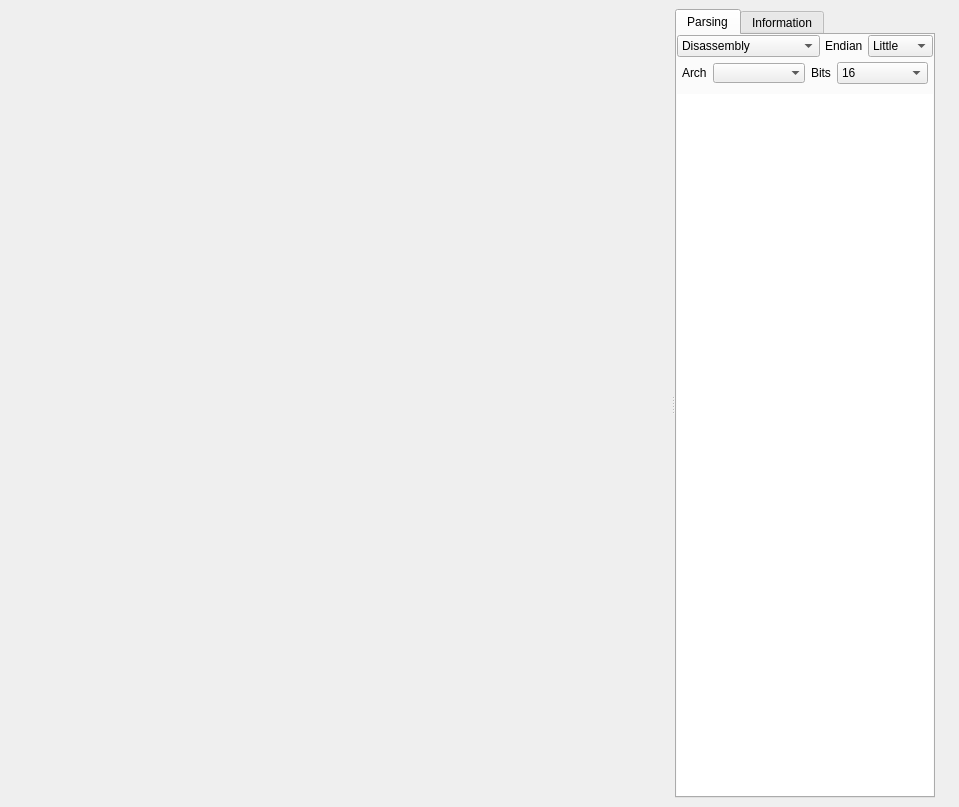
<?xml version="1.0" encoding="UTF-8"?>
<ui version="4.0">
 <class>HexdumpWidget</class>
 <widget class="QDockWidget" name="HexdumpWidget">
  <property name="geometry">
   <rect>
    <x>0</x>
    <y>0</y>
    <width>959</width>
    <height>807</height>
   </rect>
  </property>
  <property name="sizePolicy">
   <sizepolicy hsizetype="Expanding" vsizetype="Preferred">
    <horstretch>0</horstretch>
    <verstretch>0</verstretch>
   </sizepolicy>
  </property>
  <property name="windowTitle">
   <string notr="true">Hexdump</string>
  </property>
  <widget class="QWidget" name="dockWidgetContents">
   <layout class="QHBoxLayout" name="horizontalLayout">
    <property name="spacing">
     <number>0</number>
    </property>
    <property name="rightMargin">
     <number>0</number>
    </property>
    <item>
     <widget class="QSplitter" name="splitter">
      <property name="orientation">
       <enum>Qt::Horizontal</enum>
      </property>
      <widget class="HexWidget" name="hexTextView">
       <property name="sizePolicy">
        <sizepolicy hsizetype="Expanding" vsizetype="Expanding">
         <horstretch>1</horstretch>
         <verstretch>0</verstretch>
        </sizepolicy>
       </property>
       <property name="frameShape">
        <enum>QFrame::NoFrame</enum>
       </property>
       <property name="widgetResizable">
        <bool>true</bool>
       </property>
      </widget>
      <widget class="QTabWidget" name="hexSideTab_2">
       <property name="sizePolicy">
        <sizepolicy hsizetype="Preferred" vsizetype="Expanding">
         <horstretch>0</horstretch>
         <verstretch>0</verstretch>
        </sizepolicy>
       </property>
       <property name="tabPosition">
        <enum>QTabWidget::North</enum>
       </property>
       <property name="currentIndex">
        <number>0</number>
       </property>
       <property name="usesScrollButtons">
        <bool>true</bool>
       </property>
       <property name="documentMode">
        <bool>false</bool>
       </property>
       <widget class="QWidget" name="tabDIsasm_2">
        <attribute name="title">
         <string>Parsing</string>
        </attribute>
        <layout class="QVBoxLayout" name="verticalLayout_23">
         <property name="spacing">
          <number>6</number>
         </property>
         <property name="leftMargin">
          <number>0</number>
         </property>
         <property name="topMargin">
          <number>0</number>
         </property>
         <property name="rightMargin">
          <number>0</number>
         </property>
         <property name="bottomMargin">
          <number>0</number>
         </property>
         <item>
          <layout class="QVBoxLayout" name="verticalLayout_16">
           <property name="spacing">
            <number>5</number>
           </property>
           <property name="rightMargin">
            <number>0</number>
           </property>
           <item>
            <layout class="QHBoxLayout" name="horizontalLayout_17">
             <property name="topMargin">
              <number>0</number>
             </property>
             <item>
              <widget class="QComboBox" name="parseTypeComboBox">
               <property name="sizePolicy">
                <sizepolicy hsizetype="Preferred" vsizetype="Fixed">
                 <horstretch>0</horstretch>
                 <verstretch>0</verstretch>
                </sizepolicy>
               </property>
               <property name="currentText">
                <string>Disassembly</string>
               </property>
               <item>
                <property name="text">
                 <string>Disassembly</string>
                </property>
               </item>
               <item>
                <property name="text">
                 <string>String</string>
                </property>
               </item>
               <item>
                <property name="text">
                 <string>Assembler</string>
                </property>
               </item>
               <item>
                <property name="text">
                 <string>C bytes</string>
                </property>
               </item>
               <item>
                <property name="text">
                 <string>C half-words (2 byte)</string>
                </property>
               </item>
               <item>
                <property name="text">
                 <string>C words (4 byte)</string>
                </property>
               </item>
               <item>
                <property name="text">
                 <string>C dwords (8 byte)</string>
                </property>
               </item>
               <item>
                <property name="text">
                 <string>Python</string>
                </property>
               </item>
               <item>
                <property name="text">
                 <string>JSON</string>
                </property>
               </item>
               <item>
                <property name="text">
                 <string>JavaScript</string>
                </property>
               </item>
               <item>
                <property name="text">
                 <string>Yara</string>
                </property>
               </item>
              </widget>
             </item>
             <item>
              <widget class="QLabel" name="label_6">
               <property name="sizePolicy">
                <sizepolicy hsizetype="Fixed" vsizetype="Preferred">
                 <horstretch>0</horstretch>
                 <verstretch>0</verstretch>
                </sizepolicy>
               </property>
               <property name="text">
                <string>Endian</string>
               </property>
              </widget>
             </item>
             <item>
              <widget class="QComboBox" name="parseEndianComboBox">
               <property name="sizeAdjustPolicy">
                <enum>QComboBox::AdjustToMinimumContentsLength</enum>
               </property>
               <item>
                <property name="text">
                 <string>Little</string>
                </property>
               </item>
               <item>
                <property name="text">
                 <string>Big</string>
                </property>
               </item>
              </widget>
             </item>
            </layout>
           </item>
           <item>
            <widget class="QFrame" name="hexSideFrame_2">
             <property name="sizePolicy">
              <sizepolicy hsizetype="Expanding" vsizetype="Fixed">
               <horstretch>0</horstretch>
               <verstretch>0</verstretch>
              </sizepolicy>
             </property>
             <property name="minimumSize">
              <size>
               <width>0</width>
               <height>0</height>
              </size>
             </property>
             <property name="frameShape">
              <enum>QFrame::NoFrame</enum>
             </property>
             <property name="frameShadow">
              <enum>QFrame::Plain</enum>
             </property>
             <property name="lineWidth">
              <number>0</number>
             </property>
             <layout class="QHBoxLayout" name="horizontalLayout_21">
              <property name="sizeConstraint">
               <enum>QLayout::SetMinimumSize</enum>
              </property>
              <property name="leftMargin">
               <number>5</number>
              </property>
              <property name="topMargin">
               <number>0</number>
              </property>
              <property name="rightMargin">
               <number>5</number>
              </property>
              <property name="bottomMargin">
               <number>5</number>
              </property>
              <item>
               <widget class="QLabel" name="hexArchLabel_2">
                <property name="sizePolicy">
                 <sizepolicy hsizetype="Fixed" vsizetype="Preferred">
                  <horstretch>0</horstretch>
                  <verstretch>0</verstretch>
                 </sizepolicy>
                </property>
                <property name="text">
                 <string>Arch</string>
                </property>
               </widget>
              </item>
              <item>
               <widget class="QComboBox" name="parseArchComboBox">
                <property name="sizePolicy">
                 <sizepolicy hsizetype="Preferred" vsizetype="Fixed">
                  <horstretch>0</horstretch>
                  <verstretch>0</verstretch>
                 </sizepolicy>
                </property>
                <property name="sizeAdjustPolicy">
                 <enum>QComboBox::AdjustToMinimumContentsLength</enum>
                </property>
                <property name="frame">
                 <bool>false</bool>
                </property>
               </widget>
              </item>
              <item>
               <widget class="QLabel" name="hexBitsLabel_2">
                <property name="sizePolicy">
                 <sizepolicy hsizetype="Fixed" vsizetype="Preferred">
                  <horstretch>0</horstretch>
                  <verstretch>0</verstretch>
                 </sizepolicy>
                </property>
                <property name="text">
                 <string>Bits</string>
                </property>
               </widget>
              </item>
              <item>
               <widget class="QComboBox" name="parseBitsComboBox">
                <property name="sizeAdjustPolicy">
                 <enum>QComboBox::AdjustToMinimumContentsLength</enum>
                </property>
                <item>
                 <property name="text">
                  <string>16</string>
                 </property>
                </item>
                <item>
                 <property name="text">
                  <string>32</string>
                 </property>
                </item>
                <item>
                 <property name="text">
                  <string>64</string>
                 </property>
                </item>
               </widget>
              </item>
             </layout>
            </widget>
           </item>
           <item>
            <widget class="QPlainTextEdit" name="hexDisasTextEdit">
             <property name="sizePolicy">
              <sizepolicy hsizetype="Preferred" vsizetype="Expanding">
               <horstretch>0</horstretch>
               <verstretch>0</verstretch>
              </sizepolicy>
             </property>
             <property name="font">
              <font>
               <family>Anonymous Pro</family>
               <pointsize>13</pointsize>
              </font>
             </property>
             <property name="frameShape">
              <enum>QFrame::NoFrame</enum>
             </property>
             <property name="lineWidth">
              <number>0</number>
             </property>
             <property name="plainText">
              <string/>
             </property>
            </widget>
           </item>
          </layout>
         </item>
        </layout>
       </widget>
       <widget class="QWidget" name="tabHistogram_2">
        <attribute name="title">
         <string notr="true">Information</string>
        </attribute>
        <layout class="QVBoxLayout" name="verticalLayout_25">
         <property name="spacing">
          <number>6</number>
         </property>
         <property name="leftMargin">
          <number>0</number>
         </property>
         <property name="topMargin">
          <number>0</number>
         </property>
         <property name="rightMargin">
          <number>0</number>
         </property>
         <property name="bottomMargin">
          <number>0</number>
         </property>
         <item>
          <layout class="QFormLayout" name="formLayout_2">
           <property name="fieldGrowthPolicy">
            <enum>QFormLayout::ExpandingFieldsGrow</enum>
           </property>
           <property name="labelAlignment">
            <set>Qt::AlignLeading|Qt::AlignLeft|Qt::AlignVCenter</set>
           </property>
           <property name="formAlignment">
            <set>Qt::AlignHCenter|Qt::AlignTop</set>
           </property>
           <property name="horizontalSpacing">
            <number>5</number>
           </property>
           <property name="verticalSpacing">
            <number>6</number>
           </property>
           <property name="leftMargin">
            <number>5</number>
           </property>
           <property name="rightMargin">
            <number>5</number>
           </property>
           <item row="1" column="0">
            <widget class="QLabel" name="label_8">
             <property name="sizePolicy">
              <sizepolicy hsizetype="Fixed" vsizetype="Preferred">
               <horstretch>0</horstretch>
               <verstretch>0</verstretch>
              </sizepolicy>
             </property>
             <property name="text">
              <string>MD5:</string>
             </property>
            </widget>
           </item>
           <item row="1" column="1">
            <layout class="QHBoxLayout" name="horizontalLayout_8">
             <property name="spacing">
              <number>5</number>
             </property>
             <item>
              <widget class="QLineEdit" name="bytesMD5">
               <property name="sizePolicy">
                <sizepolicy hsizetype="Expanding" vsizetype="Fixed">
                 <horstretch>0</horstretch>
                 <verstretch>0</verstretch>
                </sizepolicy>
               </property>
               <property name="frame">
                <bool>false</bool>
               </property>
               <property name="readOnly">
                <bool>true</bool>
               </property>
              </widget>
             </item>
             <item>
              <widget class="QToolButton" name="copyMD5">
               <property name="toolTip">
                <string notr="true">Copy MD5</string>
               </property>
               <property name="text">
                <string notr="true"/>
               </property>
              </widget>
             </item>
            </layout>
           </item>
           <item row="2" column="0">
            <widget class="QLabel" name="label_9">
             <property name="text">
              <string>SHA1:</string>
             </property>
            </widget>
           </item>
           <item row="2" column="1">
            <layout class="QHBoxLayout" name="horizontalLayout_9">
             <property name="spacing">
              <number>5</number>
             </property>
             <item>
              <widget class="QLineEdit" name="bytesSHA1">
               <property name="sizePolicy">
                <sizepolicy hsizetype="Expanding" vsizetype="Fixed">
                 <horstretch>0</horstretch>
                 <verstretch>0</verstretch>
                </sizepolicy>
               </property>
               <property name="frame">
                <bool>false</bool>
               </property>
               <property name="readOnly">
                <bool>true</bool>
               </property>
              </widget>
             </item>
             <item>
              <widget class="QToolButton" name="copySHA1">
               <property name="toolTip">
                <string notr="true">Copy SHA1</string>
               </property>
               <property name="text">
                <string notr="true"/>
               </property>
              </widget>
             </item>
            </layout>
           </item>
           <item row="3" column="0">
            <widget class="QLabel" name="label_10">
             <property name="text">
              <string>Entropy:</string>
             </property>
            </widget>
           </item>
           <item row="3" column="1">
            <widget class="QLineEdit" name="bytesEntropy">
             <property name="sizePolicy">
              <sizepolicy hsizetype="Expanding" vsizetype="Fixed">
               <horstretch>0</horstretch>
               <verstretch>0</verstretch>
              </sizepolicy>
             </property>
             <property name="frame">
              <bool>false</bool>
             </property>
             <property name="readOnly">
              <bool>true</bool>
             </property>
            </widget>
           </item>
          </layout>
         </item>
        </layout>
       </widget>
      </widget>
     </widget>
    </item>
    <item>
     <widget class="QToolButton" name="openSideViewB">
      <property name="sizePolicy">
       <sizepolicy hsizetype="Fixed" vsizetype="Preferred">
        <horstretch>0</horstretch>
        <verstretch>0</verstretch>
       </sizepolicy>
      </property>
      <property name="maximumSize">
       <size>
        <width>24</width>
        <height>16777215</height>
       </size>
      </property>
      <property name="styleSheet">
       <string notr="true"/>
      </property>
      <property name="text">
       <string notr="true"/>
      </property>
      <property name="icon">
       <iconset resource="../resources.qrc">
        <normaloff>:/img/icons/previous.svg</normaloff>:/img/icons/previous.svg</iconset>
      </property>
      <property name="iconSize">
       <size>
        <width>16</width>
        <height>12</height>
       </size>
      </property>
      <property name="autoRaise">
       <bool>true</bool>
      </property>
      <property name="arrowType">
       <enum>Qt::NoArrow</enum>
      </property>
     </widget>
    </item>
   </layout>
  </widget>
 </widget>
 <customwidgets>
  <customwidget>
   <class>HexWidget</class>
   <extends>QScrollArea</extends>
   <header>HexWidget.h</header>
   <container>1</container>
  </customwidget>
 </customwidgets>
 <resources>
  <include location="../resources.qrc"/>
 </resources>
 <connections/>
</ui>
